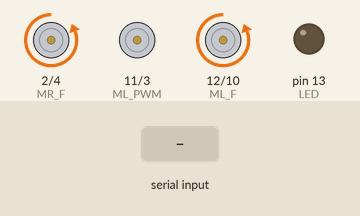
Recording of a sketch running on a simulated Arduino Uno, built with avr-gcc and run on an emulated ATmega328P. On the bench: motor-driver pin pairs drawn as motors (green arrow = first pin HIGH = forward, orange = second pin HIGH = backward, longer = more drive), output pins drawn as LEDs (lit = HIGH). Inputs (shaded band) come from the test bench.

Above: at 1.3 s.
1.4 s: "i" received over Serial
At 1.5 s:
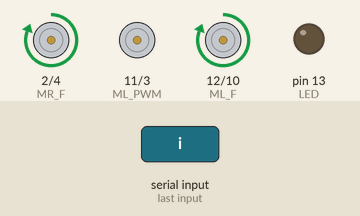
3.1 s: "j" received over Serial
At 3.2 s:
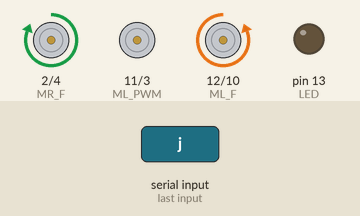
4.8 s: "k" received over Serial
6.5 s: "l" received over Serial
At 6.6 s:
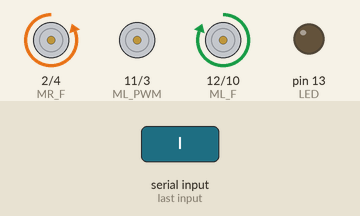
Timing chart, 0 to 9.2 s (numbered marks = the images above; inputs shaded):
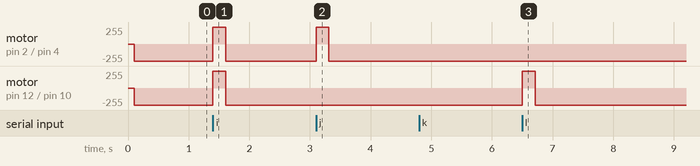

Measured:
- after the input at 1.4 s, motor on pin 2 (MR_F) / pin 4 (MR_B), motor on pin 12 (ML_F) / pin 10 (ML_B): backward 255/255 → forward 255/255 at once, → backward 255/255 0.21 s later
- after the input at 3.1 s, motor on pin 2 (MR_F) / pin 4 (MR_B): backward 255/255 → forward 255/255 at once, → backward 255/255 0.21 s later
- after the input at 6.5 s, motor on pin 12 (ML_F) / pin 10 (ML_B): backward 255/255 → forward 255/255 at once, → backward 255/255 0.21 s later

The sketch:

tankbot_V2.ino
```cpp
/*
Bluetooth tankbot v12
CREATE UNSW

Written by: William Hales
Last modified: 2015 02 27

Arduino Robotics unofficial chapter 14, re-fashioned by WJH in 15 BC.
*/

#define MAX_SPEED 255
#define LESSER_SPEED 150

int LED = 13;
bool LED_state = 0;
// L298 motor control pins
int ML_F = 12;
int ML_PWM = 11;
int ML_B = 10;
int MR_F = 2;
int MR_PWM = 3;
int MR_B = 4;
// Motor target and actual speeds
int ML_target = 0;
int ML_actual = 0;
int MR_target = 0;
int MR_actual = 0;
int accel = 256; // Speed units per second the actual motor speeds can change
// When direction buttons were pressed, in millisconds
unsigned long B_up_pressed = 0;
unsigned long B_down_pressed = 0;
unsigned long B_left_pressed = 0;
unsigned long B_right_pressed = 0;
unsigned long B_decaytime = 105; // How long buttons are virtually 'held' for

unsigned long last_time = 0; // When the last loop was run

void setup() {
  TCCR2B = TCCR2B & 0b11111000 | 0x01; // change PWM frequency for pins 3 and 11 to 32kHz so there will be no motor whining
  Serial.begin(9600);
  pinMode(LED, OUTPUT);
  pinMode(ML_F, OUTPUT);
  pinMode(ML_PWM, OUTPUT);
  pinMode(ML_B, OUTPUT);
  pinMode(MR_F, OUTPUT);
  pinMode(MR_PWM, OUTPUT);
  pinMode(MR_B, OUTPUT);
  // Avoid us thinking we've already pressed our buttons
  delay( B_decaytime);
}

void loop() {
  unsigned long now = millis();
  unsigned long later = now + B_decaytime;
  while (Serial.available() > 0)
  {
    switch ( Serial.read() )
    {
      case 'i': B_up_pressed = later; B_down_pressed = 0; break;
      case 'j': B_left_pressed = later; B_right_pressed = 0; break;
      case 'k': B_down_pressed = later; B_up_pressed = 0; break;
      case 'l': B_right_pressed = later; B_left_pressed = 0; break;
      default: ;
    }
  }
  // Determine our new speed targets (and hence direction)
  if ( B_up_pressed >= now )
  {
    if (B_left_pressed >= now)
    {
      ML_target = LESSER_SPEED;
      MR_target = MAX_SPEED;
    }
    else if (B_right_pressed >= now)
    {
      ML_target = MAX_SPEED;
      MR_target = LESSER_SPEED;
    }
    else
    {
      MR_target = MAX_SPEED;
      ML_target = MAX_SPEED;
    }
  }
  else if (B_down_pressed >= now)
  {
    if (B_left_pressed >= now)
    {
      ML_target = -LESSER_SPEED;
      MR_target = -MAX_SPEED;
    }
    else if (B_right_pressed >= now)
    {
      ML_target = -MAX_SPEED;
      MR_target = -LESSER_SPEED;
    }
    else
    {
      MR_target = -MAX_SPEED;
      ML_target = -MAX_SPEED;
    }
  }
  else if ( B_left_pressed >= now )
  {
    ML_target = -MAX_SPEED;
    MR_target = MAX_SPEED;
  }
  else if ( B_right_pressed >= now )
  {
    ML_target = MAX_SPEED;
    MR_target = -MAX_SPEED;
  }
  else
  {
    ML_target = 0;
    MR_target = 0;
  }
  // Determine new motor speeeds
  //int velocity_change_this_tick = ((now - last) * accel) / 1000); // might be too small, cause rounding issues
  int velocity_change_this_tick = 5;
  if ( ML_target > ML_actual )
    ML_actual += velocity_change_this_tick;
  else if (ML_target < ML_actual )
    ML_actual -= velocity_change_this_tick;
  if ( MR_target > MR_actual )
    MR_actual += velocity_change_this_tick;
  else if (MR_target < MR_actual )
    MR_actual -= velocity_change_this_tick;
  // Set motor speeds
  if ( ML_actual > 0 )
  {
    digitalWrite( ML_F, 1);
    digitalWrite( ML_B, 0);
    analogWrite( ML_PWM, ML_actual);
  }
  else
  {
    digitalWrite( ML_F, 0);
    digitalWrite( ML_B, 1);
    analogWrite( ML_PWM, 0 - ML_actual );
  }
  if ( MR_actual > 0 )
  {
    digitalWrite( MR_F, 1);
    digitalWrite( MR_B, 0);
    analogWrite( MR_PWM, MR_actual);
  }
  else
  {
    digitalWrite( MR_F, 0);
    digitalWrite( MR_B, 1);
    analogWrite( MR_PWM, 0 - MR_actual );
  }

  //Serial.print( ML_actual );
  //Serial.print( "  ");
  //Serial.print( MR_actual );
  //Serial.print(" yay\n");
  last_time = now;
  delay(5);
}
```
